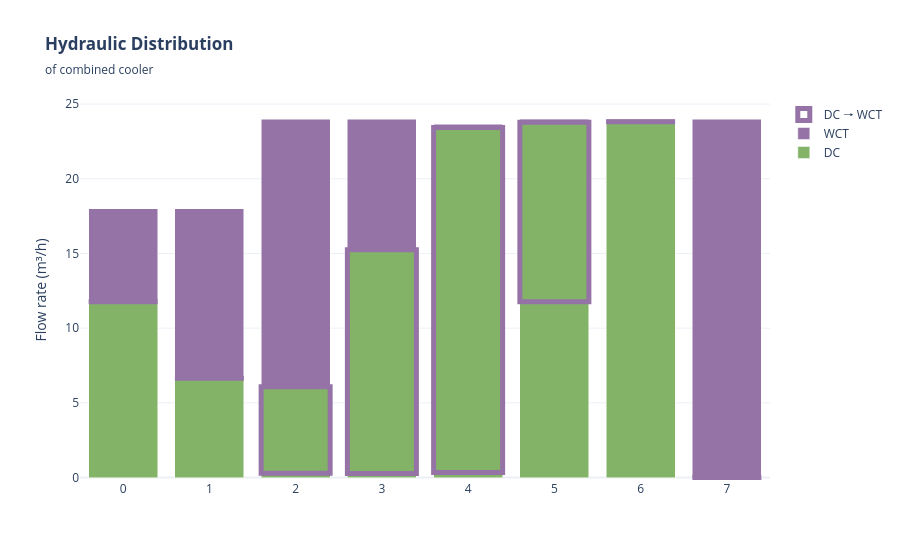

The code cell stored with this chart in its notebook:
### Code cell
from solhycool_modeling.visualizations import plot_hydraulic_distribution

# Example usage
fig = plot_hydraulic_distribution(df["qc"].values, df["Rp"].values, df["Rs"].values)
fig

### Figure 1 — Plotly figure (JSON) as saved in the notebook; plotly's stock layout.template omitted (floating-point values rounded to 4 significant figures)
{"data": [{"marker": {"color": "#83b366"}, "name": "DC", "type": "bar", "x": [0, 1, 2, 3, 4, 5, 6, 7], "y": [11.77, 6.642, 6.072, 15.24, 23.44, 23.79, 23.81, 0]}, {"marker": {"color": "#9573a6"}, "name": "WCT", "type": "bar", "x": [0, 1, 2, 3, 4, 5, 6, 7], "y": [6.227, 11.36, 17.93, 8.76, 0.2129, 0.216, 0.192, 24.0]}], "layout": {"barmode": "stack", "shapes": [{"layer": "above", "line": {"color": "#9573a6", "width": 5}, "name": "DC 🠒 WCT", "opacity": 1, "showlegend": true, "type": "rect", "x0": -0.4, "x1": 0.4, "y0": 11.77, "y1": 11.77}, {"layer": "above", "line": {"color": "#9573a6", "width": 5}, "name": "DC 🠒 WCT", "opacity": 1, "showlegend": false, "type": "rect", "x0": 0.6, "x1": 1.4, "y0": 6.642, "y1": 6.642}, {"layer": "above", "line": {"color": "#9573a6", "width": 5}, "name": "DC 🠒 WCT", "opacity": 1, "showlegend": false, "type": "rect", "x0": 1.6, "x1": 2.4, "y0": 0.2793, "y1": 6.072}, {"layer": "above", "line": {"color": "#9573a6", "width": 5}, "name": "DC 🠒 WCT", "opacity": 1, "showlegend": false, "type": "rect", "x0": 2.6, "x1": 3.4, "y0": 0.2743, "y1": 15.24}, {"layer": "above", "line": {"color": "#9573a6", "width": 5}, "name": "DC 🠒 WCT", "opacity": 1, "showlegend": false, "type": "rect", "x0": 3.6, "x1": 4.4, "y0": 0.3282, "y1": 23.44}, {"layer": "above", "line": {"color": "#9573a6", "width": 5}, "name": "DC 🠒 WCT", "opacity": 1, "showlegend": false, "type": "rect", "x0": 4.6, "x1": 5.4, "y0": 11.77, "y1": 23.79}, {"layer": "above", "line": {"color": "#9573a6", "width": 5}, "name": "DC 🠒 WCT", "opacity": 1, "showlegend": false, "type": "rect", "x0": 5.6, "x1": 6.4, "y0": 23.81, "y1": 23.81}, {"layer": "above", "line": {"color": "#9573a6", "width": 5}, "name": "DC 🠒 WCT", "opacity": 1, "showlegend": false, "type": "rect", "x0": 6.6, "x1": 7.4, "y0": 0, "y1": 0}], "title": {"subtitle": {"text": "of combined cooler"}, "text": "<b>Hydraulic Distribution</b>"}, "yaxis": {"title": {"text": "Flow rate (m³/h)"}}}}
